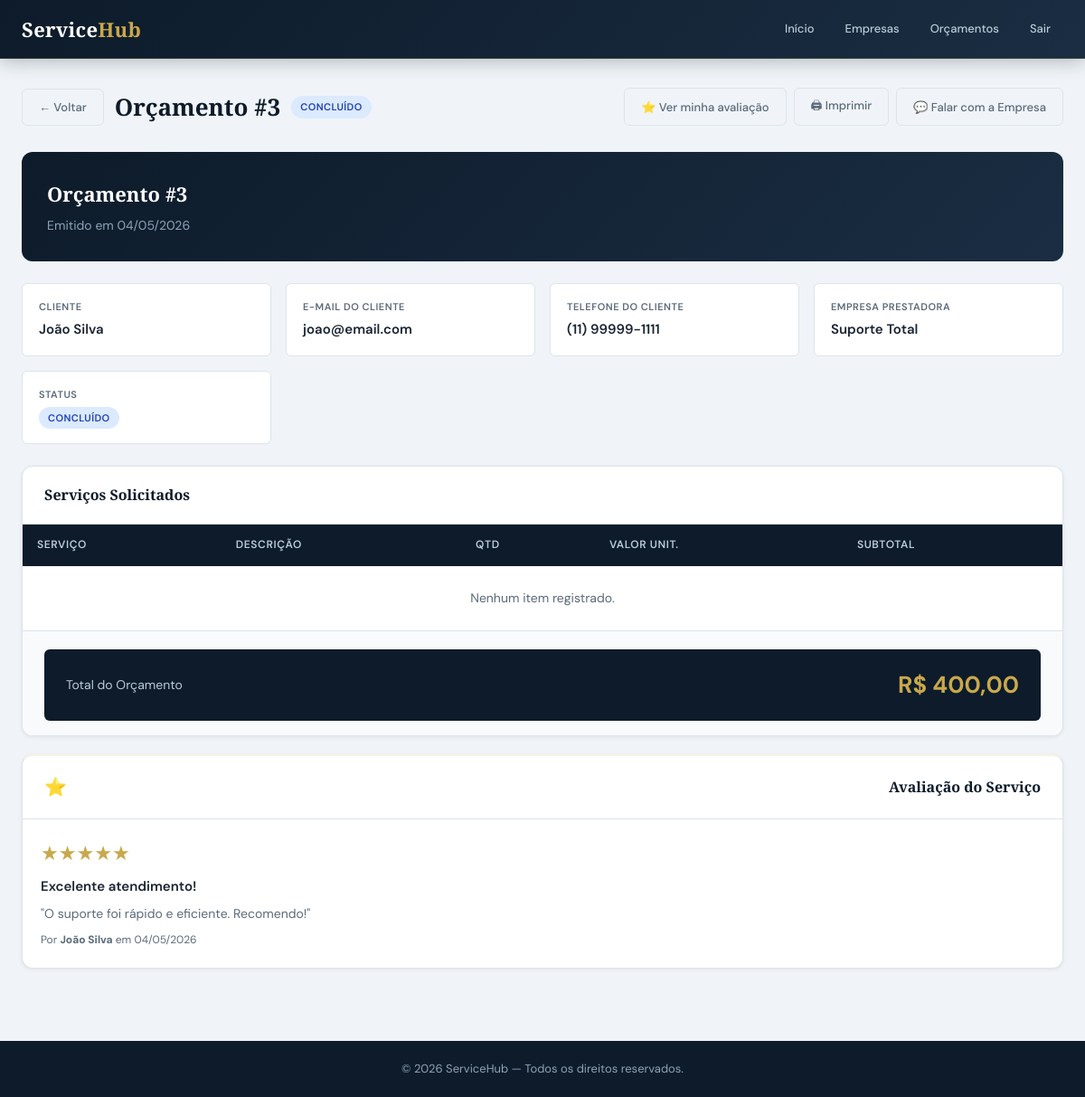
The page /orcamentos/view.php?id=3 (signed in) on the database its author committed.
### tables this page shows
CREATE TABLE orcamentos (
    id INT AUTO_INCREMENT PRIMARY KEY,
    cliente_id INT NOT NULL,
    servico_id INT,
    empresa_id INT,
    quantidade INT DEFAULT 1,
    valor_total DECIMAL(10,2) NOT NULL DEFAULT 0,
    status ENUM('pendente','aprovado','rejeitado','concluido','expirado') DEFAULT 'pendente',
    observacoes TEXT,
    data_orcamento DATE NOT NULL,
    data_validade DATE,
    created_at TIMESTAMP DEFAULT CURRENT_TIMESTAMP,
    updated_at TIMESTAMP DEFAULT CURRENT_TIMESTAMP ON UPDATE CURRENT_TIMESTAMP,
    FOREIGN KEY (cliente_id) REFERENCES clientes(id) ON DELETE CASCADE,
    FOREIGN KEY (servico_id) REFERENCES servicos(id) ON DELETE SET NULL,
    FOREIGN KEY (empresa_id) REFERENCES empresas(id) ON DELETE SET NULL
);

CREATE TABLE clientes (
    id INT AUTO_INCREMENT PRIMARY KEY,
    nome VARCHAR(100) NOT NULL,
    email VARCHAR(100) NOT NULL UNIQUE,
    senha VARCHAR(255) NOT NULL,
    telefone VARCHAR(20),
    endereco TEXT,
    cpf_cnpj VARCHAR(20),
    tipo ENUM('fisica','juridica') DEFAULT 'fisica',
    created_at TIMESTAMP DEFAULT CURRENT_TIMESTAMP,
    updated_at TIMESTAMP DEFAULT CURRENT_TIMESTAMP ON UPDATE CURRENT_TIMESTAMP
);

CREATE TABLE empresas (
    id INT AUTO_INCREMENT PRIMARY KEY,
    nome_empresa VARCHAR(100) NOT NULL,
    email VARCHAR(100) NOT NULL UNIQUE,
    senha VARCHAR(255) NOT NULL,
    cnpj VARCHAR(20) UNIQUE,
    telefone VARCHAR(20),
    endereco TEXT,
    descricao TEXT,
    logo VARCHAR(255),
    site VARCHAR(100),
    status TINYINT DEFAULT 1 COMMENT '1=Ativa, 0=Inativa',
    created_at TIMESTAMP DEFAULT CURRENT_TIMESTAMP,
    updated_at TIMESTAMP DEFAULT CURRENT_TIMESTAMP ON UPDATE CURRENT_TIMESTAMP
);

CREATE TABLE avaliacoes (
    id            INT AUTO_INCREMENT PRIMARY KEY,
    orcamento_id  INT NOT NULL,
    cliente_id    INT NOT NULL,
    empresa_id    INT NOT NULL,
    nota          TINYINT NOT NULL COMMENT '1 a 5 estrelas',
    titulo        VARCHAR(100),
    comentario    TEXT,
    resposta      TEXT    COMMENT 'Resposta da empresa',
    created_at    TIMESTAMP DEFAULT CURRENT_TIMESTAMP,
    updated_at    TIMESTAMP DEFAULT CURRENT_TIMESTAMP ON UPDATE CURRENT_TIMESTAMP,
    CONSTRAINT nota_range CHECK (nota BETWEEN 1 AND 5),
    FOREIGN KEY (orcamento_id) REFERENCES orcamentos(id)  ON DELETE CASCADE,
    FOREIGN KEY (cliente_id)   REFERENCES clientes(id)    ON DELETE CASCADE,
    FOREIGN KEY (empresa_id)   REFERENCES empresas(id)    ON DELETE CASCADE,
    UNIQUE KEY uq_avaliacao_orcamento (orcamento_id)   
);

### includes/auth.php (called while the page is built, shortened)
<?php
function isCliente() {
    return isset($_SESSION['tipo_usuario']) && $_SESSION['tipo_usuario'] === 'cliente';
}

### orcamentos/view.php (the view, shortened to what this page needs)
<?php
require_once '../includes/config.php';
require_once '../includes/auth.php';
require_once '../includes/functions.php';
$is_cliente = isCliente();
$is_empresa = isEmpresa();
$id = (int)($_GET['id'] ?? 0);
$stmt = $pdo->prepare("
    SELECT o.*, c.nome AS cliente_nome, c.email AS cliente_email,
           c.telefone AS cliente_telefone, c.endereco AS cliente_endereco,
           e.nome_empresa, e.telefone AS empresa_tel, e.email AS empresa_email
    FROM orcamentos o
    LEFT JOIN clientes c ON c.id = o.cliente_id
    LEFT JOIN empresas e ON e.id = o.empresa_id
    WHERE o.id = ?");
$stmt->execute([$id]);
$orc = $stmt->fetch();
$itens = $pdo->prepare("
    SELECT oi.*, s.nome AS servico_nome, s.descricao AS servico_desc
    FROM orcamento_itens oi JOIN servicos s ON s.id = oi.servico_id
    WHERE oi.orcamento_id = ?");
$itens->execute([$id]);
$itens = $itens->fetchAll();
$back_url = $is_cliente ? 'index.php' : ($is_empresa ? 'index.php' : 'index.php');
$jaAvaliou = false;
if ($is_cliente && $orc['status'] === 'concluido') {
    $stmtAv = $pdo->prepare("SELECT * FROM avaliacoes WHERE orcamento_id = ?");
    $stmtAv->execute([$id]);
    $avaliacao = $stmtAv->fetch();
    $jaAvaliou = (bool)$avaliacao;
}
?>
<!DOCTYPE html>
<html lang="pt-BR">
<head>
  <link rel="stylesheet" href="../css/estilo.css">
</head>
<body>
<?php if ($is_cliente || $is_empresa): ?>
<nav class="dash-nav no-print">
  <div class="inner">
    <div class="logo"><h1>Service<span class="logo-span">Hub</span></h1></div>
    <div class="nav-items">
      <?php if ($is_cliente): ?>
        <a href="../dashboard_cliente.php">Início</a>
        <a href="../clientes/empresas.php">Empresas</a>
      <?php else: ?>
        <a href="../dashboard_empresa.php">Início</a>
      <?php endif; ?>
      <a href="index.php">Orçamentos</a>
      <a href="../logout.php">Sair</a>
    </div>
  </div>
</nav>
<?php endif; ?>
<div class="container">
  <div class="no-print page-title-row">
    <div style="display:flex;align-items:center;gap:12px;flex-wrap:wrap;">
      <a href="<?= $back_url ?>" class="btn btn-ghost">← Voltar</a>
      <h1 style="margin:0;">Orçamento #<?=$orc['id']?></h1>
      <?= statusBadge($orc['status']) ?>
    </div>
    <div style="display:flex;gap:8px;flex-wrap:wrap;">
      <?php if ($is_cliente && $orc['status'] === 'concluido'): ?>
        <?php if ($jaAvaliou): ?>
          <a href="../avaliacoes/index.php" class="btn btn-ghost">⭐ Ver minha avaliação</a>
        <?php else: ?>
          <a href="../avaliacoes/create.php?orcamento_id=<?=$orc['id']?>" class="btn btn-primary">⭐ Avaliar Serviço</a>
        <?php endif; ?>
      <?php endif; ?>
      <button onclick="window.print()" class="btn btn-ghost">🖨 Imprimir</button>
      <?php if ($is_cliente && $orc['empresa_id']): ?>
        <a href="../chat/iniciar.php?empresa_id=<?=$orc['empresa_id']?>&orcamento_id=<?=$orc['id']?>" class="btn btn-ghost">💬 Falar com a Empresa</a>
      <?php endif; ?>
    </div>
  </div>
  <div class="detail-header">
    <div>
      <h2>Orçamento #<?=$orc['id']?></h2>
      <p>Emitido em <?= formatDate($orc['data_orcamento']) ?><?= $orc['data_validade'] ? ' · Válido até '.formatDate($orc['data_validade']) : '' ?></p>
    </div>
  </div>
  <div class="info-grid">
    <div class="info-item">
      <div class="info-label">Cliente</div>
      <div class="info-value"><?= htmlspecialchars($orc['cliente_nome'] ?? '—') ?></div>
    </div>
    <?php if ($orc['cliente_email']): ?>
    <div class="info-item">
      <div class="info-label">E-mail do Cliente</div>
      <div class="info-value"><?= htmlspecialchars($orc['cliente_email']) ?></div>
    </div>
    <?php endif; ?>
    <?php if ($orc['cliente_telefone']): ?>
    <div class="info-item">
      <div class="info-label">Telefone do Cliente</div>
      <div class="info-value"><?= htmlspecialchars($orc['cliente_telefone']) ?></div>
    </div>
    <?php endif; ?>
    <?php if ($orc['nome_empresa']): ?>
    <div class="info-item">
      <div class="info-label">Empresa Prestadora</div>
      <div class="info-value"><?= htmlspecialchars($orc['nome_empresa']) ?></div>
    </div>
    <?php endif; ?>
    <div class="info-item">
      <div class="info-label">Status</div>
      <div class="info-value"><?= statusBadge($orc['status']) ?></div>
    </div>
  </div>
  <div class="card" style="margin-bottom:20px;">
    <div class="card-header"><h3>Serviços Solicitados</h3></div>
    <div class="table-wrap" style="border:none;border-radius:0;box-shadow:none;">
      <table>
        <thead><tr><th>Serviço</th><th>Descrição</th><th>Qtd</th><th>Valor Unit.</th><th>Subtotal</th></tr></thead>
        <tbody>
          <?php if (empty($itens)): ?>
          <tr><td colspan="5" style="text-align:center;color:var(--text-muted);padding:24px;">Nenhum item registrado.</td></tr>
          <?php endif; ?>
        </tbody>
      </table>
    </div>
    <div class="card-footer">
      <div class="total-bar">
        <span class="total-label">Total do Orçamento</span>
        <span class="total-value"><?= formatMoney($orc['valor_total']) ?></span>
      </div>
    </div>
  </div>
  <?php
  if ($orc['status'] === 'concluido'):
      $stmtAv2 = $pdo->prepare("
          SELECT a.*, c.nome AS cliente_nome
          FROM avaliacoes a JOIN clientes c ON c.id = a.cliente_id
          WHERE a.orcamento_id = ?");
      $stmtAv2->execute([$id]);
      $avBlock = $stmtAv2->fetch();
  ?>
  <div class="card no-print" style="margin-top:20px;border-top:2px solid var(--gold-dim);">
    <div class="card-header" style="display:flex;align-items:center;gap:10px;">
      <span style="font-size:20px;">⭐</span>
      <h3 style="margin:0;">Avaliação do Serviço</h3>
    </div>
    <div class="card-body" style="padding:20px;">
      <?php if ($avBlock): ?>
        <div style="display:flex;gap:12px;align-items:flex-start;flex-wrap:wrap;">
          <div style="flex:1;">
            <?php
            $stars = '';
            for ($i=1; $i<=5; $i++) $stars .= $i<=$avBlock['nota'] ? '<span style="color:#c9a84c;font-size:22px;">★</span>' : '<span style="color:#d0d8e0;font-size:22px;">☆</span>';
            echo $stars;
            ?>
            <?php if ($avBlock['titulo']): ?>
              <div style="font-weight:600;font-size:15px;margin-top:6px;"><?= htmlspecialchars($avBlock['titulo']) ?></div>
            <?php endif; ?>
            <?php if ($avBlock['comentario']): ?>
              <p style="font-size:14px;color:var(--text-muted);margin-top:6px;line-height:1.7;">"<?= nl2br(htmlspecialchars($avBlock['comentario'])) ?>"</p>
            <?php endif; ?>
            <div style="font-size:12px;color:var(--text-muted);margin-top:8px;">
              Por <strong><?= htmlspecialchars($avBlock['cliente_nome']) ?></strong> em <?= formatDate($avBlock['created_at'],'d/m/Y') ?>
            </div>
          </div>
        </div>
      <?php else: ?>
        <p style="color:var(--text-muted);font-size:14px;">Nenhuma avaliação registrada para este orçamento.</p>
      <?php endif; ?>
    </div>
  </div>
  <?php endif; ?>
</div>
<footer style="background:var(--navy);color:var(--slate);text-align:center;padding:20px;margin-top:48px;font-size:13px;">
  © <?= date('Y') ?> ServiceHub — Todos os direitos reservados.
</footer>
</body>
</html>

### includes/functions.php (shortened to what this page needs)
<?php
function formatDate($date, $format = 'd/m/Y') {
    return (new DateTime($date))->format($format);
}
function formatMoney($value) {
    return 'R$ ' . number_format($value ?? 0, 2, ',', '.');
}
function statusBadge($status) {
    $map = [
        'pendente'  => ['label' => 'Pendente',  'class' => 'badge-pendente'],
        'aprovado'  => ['label' => 'Aprovado',  'class' => 'badge-aprovado'],
        'rejeitado' => ['label' => 'Rejeitado', 'class' => 'badge-rejeitado'],
        'concluido' => ['label' => 'Concluído', 'class' => 'badge-concluido'],
        'expirado'  => ['label' => 'Expirado',  'class' => 'badge-expirado'],
    ];
    $s = $map[$status] ?? ['label' => ucfirst($status), 'class' => 'badge-secondary'];
    return "<span class='badge {$s['class']}'>{$s['label']}</span>";
}

### css/estilo.css (style rules this page uses)
:root { --navy: #0d1b2a; --navy-mid: #132033; --navy-soft: #1a2d42; --gold: #c9a84c; --gold-lt: #e2c06e; --gold-dim: rgba(201,168,76,.15); --teal: #1e8a7a; --teal-lt: #26b09c; --red: #c0392b; --red-lt: #e74c3c; --green: #1a7a4a; --green-lt: #27ae60; --slate: #8fa3b8; --slate-lt: #b8ccd8; --surface: #ffffff; --bg: #f0f4f8; --border: #dde4ec; --text: #1a2533; --text-muted:#5a6a7a; --radius-sm: 6px; --radius: 12px; --radius-lg: 18px; --shadow-sm: 0 1px 4px rgba(13,27,42,.08); --shadow: 0 4px 20px rgba(13,27,42,.10); --shadow-lg: 0 12px 40px rgba(13,27,42,.14); --transition: .22s cubic-bezier(.4,0,.2,1); }
*, *::before, *::after { box-sizing: border-box; margin: 0; padding: 0; }
html { font-size: 15px; scroll-behavior: smooth; }
body { font-family: 'DM Sans', system-ui, sans-serif; background: var(--bg); color: var(--text); line-height: 1.65; -webkit-font-smoothing: antialiased; }
h1,h2,h3 { font-family: 'Playfair Display', Georgia, serif; color: var(--navy); }
a { color: var(--gold); text-decoration: none; transition: color var(--transition); }
.container { max-width: 1200px; margin: 0 auto; padding: 32px 24px; }
.logo h1 { font-family: 'Playfair Display', serif; font-size: 22px; color: #fff; letter-spacing: .3px; line-height: 1.2; }
.logo h1 span, .logo-span { color: var(--gold); }
.page-title-row { display: flex; align-items: center; justify-content: space-between; flex-wrap: wrap; gap: 16px; margin-bottom: 28px; }
.page-title-row h1 { font-size: 26px; }
.btn { display: inline-flex; align-items: center; gap: 6px; padding: 9px 18px; border-radius: var(--radius-sm); font-size: 13px; font-weight: 500; font-family: 'DM Sans', sans-serif; cursor: pointer; border: none; transition: all var(--transition); text-decoration: none; white-space: nowrap; background: var(--navy-soft); color: var(--slate-lt); }
.btn-ghost { background: transparent; border: 1px solid var(--border); color: var(--text-muted); }
.card { background: var(--surface); border-radius: var(--radius); border: 1px solid var(--border); box-shadow: var(--shadow-sm); overflow: hidden; }
.card-header { padding: 18px 24px; border-bottom: 1px solid var(--border); display: flex; align-items: center; justify-content: space-between; gap: 12px; }
.card-header h3 { font-size: 16px; }
.card-body { padding: 24px; }
.card-footer { padding: 16px 24px; border-top: 1px solid var(--border); background: #f8fafc; }
.table-wrap { background: var(--surface); border: 1px solid var(--border); border-radius: var(--radius); overflow: hidden; box-shadow: var(--shadow-sm); }
table { width: 100%; border-collapse: collapse; }
thead tr { background: var(--navy); }
th { padding: 13px 16px; text-align: left; font-size: 12px; font-weight: 600; color: var(--slate-lt); text-transform: uppercase; letter-spacing: .6px; white-space: nowrap; }
td { padding: 13px 16px; border-bottom: 1px solid var(--border); font-size: 14px; vertical-align: middle; }
tbody tr:last-child td { border-bottom: none; }
.badge { display: inline-flex; align-items: center; padding: 3px 10px; border-radius: 100px; font-size: 11px; font-weight: 600; text-transform: uppercase; letter-spacing: .4px; }
.badge-info, .badge-concluido { background: #dbeafe; color: #1e40af; }
.detail-header { background: linear-gradient(135deg, var(--navy) 0%, var(--navy-soft) 100%); color: #fff; border-radius: var(--radius); padding: 28px; margin-bottom: 24px; display: flex; justify-content: space-between; align-items: flex-start; flex-wrap: wrap; gap: 16px; }
.detail-header h2 { color: #fff; font-size: 22px; margin-bottom: 6px; }
.detail-header p { color: var(--slate); font-size: 14px; }
.info-grid { display: grid; grid-template-columns: repeat(auto-fit, minmax(220px, 1fr)); gap: 16px; margin-bottom: 24px; }
.info-item { background: var(--surface); border: 1px solid var(--border); border-radius: var(--radius-sm); padding: 16px 18px; }
.info-item .info-label { font-size: 11px; text-transform: uppercase; letter-spacing: .5px; color: var(--text-muted); margin-bottom: 4px; font-weight: 600; }
.info-item .info-value { font-size: 15px; font-weight: 600; color: var(--text); }
.total-bar { background: var(--navy); color: #fff; border-radius: var(--radius-sm); padding: 18px 24px; display: flex; align-items: center; justify-content: space-between; margin-top: 4px; }
.total-bar .total-label { font-size: 14px; color: var(--slate-lt); }
.total-bar .total-value { font-size: 26px; font-weight: 700; color: var(--gold); font-family: 'DM Sans', sans-serif; }

### rows shown on the page
orcamentos: id "3", status "CONCLUÍDO CONCLUÍDO", data_orcamento "04/05/2026", cliente.nome "João Silva", cliente.email "joao@email.com", cliente.telefone "(11) 99999-1111", empresa.nome_empresa "Suporte Total", valor_total "R$ 400,00"
avaliacoes: titulo "Excelente atendimento!", comentario "O suporte foi rápido e eficiente. Recomendo!", cliente.nome "João Silva", created_at "04/05/2026"
